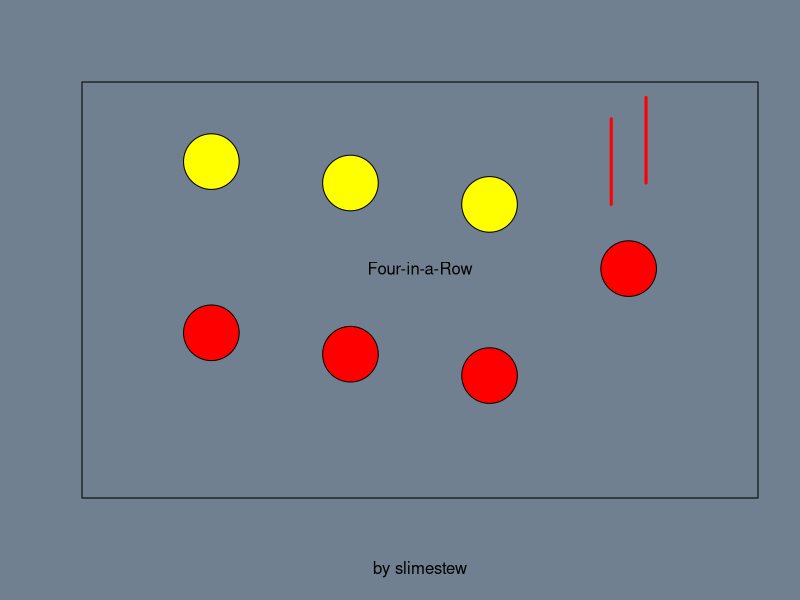

This chart was generated by the following R code: (Note: this script raises an error after producing the figure.)
par(bg = "slategray")
board <- matrix(0, nrow = 6, ncol = 7)
menu <- 0
click <- list(x = 3, y = 3)
options <- c(0, 1, 2, 0)
# Player 1 piece color
# Player 2 piece color
# Board color
# Human or Computer (computer can go first or second)
turn <- 1
fiarColors <- c("red", "yellow", "blue", "green", "orange", "cyan", "blueviolet", "white", "violet", "chartreuse", "tan", "darkorange4")

dropp <- function(col, player, board){
  for(r in 6:1)
    if(board[r,col]==0){
      board[r,col] <- player
      return(board)
    }
  return(NA)
}

checkwin <- function(board){ 
  for(i in 1:6) #horizontal
    if(any(apply(embed(board[i,], 4), 1, function(r) (all(r==r[1]) && r[1]!=0)))) #if all in a row subset are equal and not 0
      return(TRUE)
  
  for(i in 1:7) #vertical
    if(any(apply(embed(board[,i], 3), 2, function(r) (all(r==r[1]) && r[1]!=0)))) #columns
       return(TRUE)
  
  for(i in 1:3) #secondary diagonal
    for(j in 1:4){
      tempcheck <- board[i,j]
      for(k in 1:3){
        if(board[i+k,j+k] != tempcheck || tempcheck == 0)
          break
        if(k==3)
          return(TRUE)
      }
    }
  for(i in 1:3) #primary diagonal
    for(j in 7:4){
      tempcheck <- board[i,j]
      for(k in 1:3){
        if(board[i+k,j-k] != tempcheck || tempcheck == 0)
          break
        if(k==3)
          return(TRUE)
      }
    }
  return(FALSE)
}

doAI <- function(board, human){
  for(i in 1:7){ #offense
    temp <- dropp(i, 3-human, board)
    if(!any(is.na(temp)) && checkwin(temp))
      return(temp)
  }
  for(i in 1:7){ #defense
    temp <- dropp(i, human, board)
    if(!any(is.na(temp)) && checkwin(temp))
      return(dropp(i, 3-human, board))
  }
  # scope should be small, but a double loop that sees both player's options would perform much better
  # and not occasionally hand the player a set up win
  for(i in sample(1:8)){ #random
    if(i<8)
      temp <- dropp(i, 3-human, board)
    else #edge towards center
      temp <- dropp(4, 3-human, board)
    if(!any(is.na(temp)))
      return(temp)
  }
  return(board) #no possible moves
}

plot(0, 0, type = "n", xlim = c(0, 9), ylim = c(0, 9), col="white", xlab = "by slimestew", ylab = "", axes = FALSE, frame.plot = TRUE)
lines(c(7.75, 7.75), c(7, 9), lwd = 3, col = "red")
lines(c(7.25, 7.25), c(6.5, 8.5), lwd = 3, col = "red")
symbols(c(1.5,3.5,5.5,7.5), c(3.5,3,2.5,5), circles = rep(0.4, 4), add = TRUE, bg = "red", inches = FALSE)
symbols(c(1.5,3.5,5.5), c(7.5,7,6.5), circles = rep(0.4, 3), add = TRUE, bg = "yellow", inches = FALSE)

par(bg = "slategray") #menu
text(4.5,5, "Four-in-a-Row")

while((floor(click$y) < 5 || floor(click$y) > 8) || menu < 2 || !(options[1] != options[2] && options[1] != options[3] && options[3] != options[2])){
  click <- locator(1)
  plot(0, 0, type = "n", xlim = c(0, 9), ylim = c(0, 9), xlab = "", ylab = "", axes = FALSE, frame.plot = FALSE)
  
  if((floor(click$x) > 1 && floor(click$x) < 7) && menu > 0){
    if(floor(click$y) == 3)
      options[1] <- (options[1]+1) %% 12
    if(floor(click$y) == 2)
      options[2] <- (options[2]+1) %% 12
    if(floor(click$y) == 1)
      options[3] <- (options[3]+1) %% 12
    if(floor(click$y) == 0)
      options[4] <- (options[4]+1) %% 3
  }
  
  rect(1, 5, 7, 6, col = "yellow", border = "red")
  rect(1, 3, 7, 4, col = fiarColors[options[1]+1], border = "black")
  rect(1, 2, 7, 3, col = fiarColors[options[2]+1], border = "black")
  rect(1, 1, 7, 2, col = fiarColors[options[3]+1], border = "black")
  rect(1, 0, 7, 1, col = fiarColors[options[4]+4], border = "black")
  text(4,8, "Four-in-a-Row")
  text(4,3.5, "Player 1", col="gray30")
  text(4,2.5, "Player 2", col="gray30")
  text(4,1.5, "Board", col="gray30")
  text(4,0.5, ifelse(options[4]<2, ifelse(options[4],"CPU Second","Human"),"CPU First"))
  text(4,5.5, "Start")
  
  menu = min(menu + 1,2)
}

menu <- 0

#game loop
while(!checkwin(board) && any(board == 0)) {
  if(menu>0 && !checkwin(board)){
    selected <- floor(click$x)
    if(options[4]>0 && turn != options[4]){
      board <- doAI(board, options[4])
      turn <- 3 - turn
    } else if(selected >= 1 && selected <= 7){
      test <- dropp(selected, turn, board)
      if(!anyNA(test)){
        board <- test
        turn <- 3 - turn
      }
    }
  }
  
  if(options[4]>0)
    plot(0, 0, type = "n", xlim = c(1, 8), ylim = c(1, 7), col="white", xlab = ifelse(turn==options[4], "Human's turn", "Computer's turn"), ylab = "", axes = FALSE, frame.plot = FALSE)  
  else
    plot(0, 0, type = "n", xlim = c(1, 8), ylim = c(1, 7), col="white", xlab = paste("Player ", turn, "'s turn", sep=""), ylab = "", axes = FALSE, frame.plot = FALSE)
  
  for(i in 1:7)
    for(j in 1:6)
      rect(i, -j + 8, i + 1, -j + 7, col = ifelse(board[j,i]==0, fiarColors[options[3]+1], ifelse(board[j,i]==1, fiarColors[options[1]+1], fiarColors[options[2]+1])), border = "black")
  
  menu <- 1
  if(!checkwin(board))
    click <- locator(1)
}

turn <- 3 - turn

plot(0, 0, type = "n", xlim = c(1, 8), ylim = c(1, 7), col="white", xlab = paste("Player ", turn, "'s turn", sep=""), ylab = "", axes = FALSE, frame.plot = FALSE)
for(i in 1:7)
  for(j in 1:6)
    rect(i, -j + 8, i + 1, -j + 7, col = ifelse(board[j,i]==0, fiarColors[options[3]+1], ifelse(board[j,i]==1, fiarColors[options[1]+1], fiarColors[options[2]+1])), border = "black")

rect(2,2.5,7,6.5, col="white")
if(checkwin(board)){
  text(4.5,4, paste("Player ", turn))
  text(4.5,3, "wins!")
  polygon(c(3,3,4,5,6,7,7,3)/2+2, c(4,6,4.5,6,4.5,6,3,3)/2+3.25, col=fiarColors[options[turn+1]])
} else {
  text(4.5,3, "Draw!")
  polygon(c(3,4,5,6,7,6,8,5,4,3,4,3)/-3+7, c(3,2,4,3,4,5,10,6,7,6,5,3)/3+3, col="gray")
  polygon(c(3,4,5,6,7,6,8,5,4,3,4,3)/3+2, c(3,2,4,3,4,5,10,6,7,6,5,3)/3+3, col="gray")
}